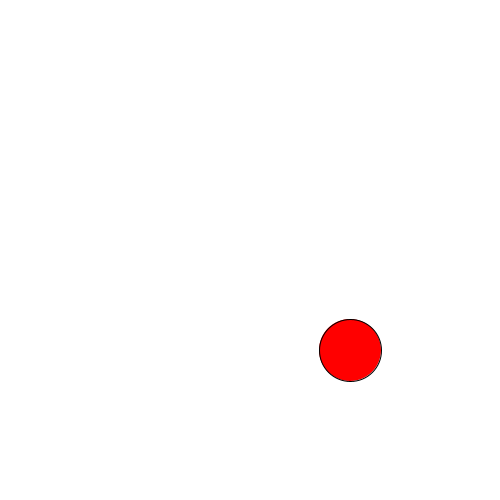
Frame 1 (no input)
Frame 60 (the mouse pressed at the canvas centre just before this capture): identical to frame 1, image omitted
Frame 120 (the mouse held since frame 60 and released just before this capture): identical to frame 1, image omitted

The Processing sketch that drew this single still picture (run headless with seeded random() and noise(); from frame 60 on, the mouse is pressed at the canvas centre):

// Processing sketch: move_circle_by_key_letter
// ── move_circle_by_key_letter.pde
int posX, posY;
int radius;

void setup(){
  size(500,500);
  posX = width/2;
  posY = height/2;
  radius = width/8;
}

void draw(){
  background(255);
  if(keyPressed){
    if(key == 's' || key == 'S'){
  fill(0);
  ellipse(posX, posY, radius, radius);
    } else {
      fill(255);
    }
  } else {
    fill (255, 0, 0);
    ellipse(posX+100, posY+100, radius, radius);
  }
}
